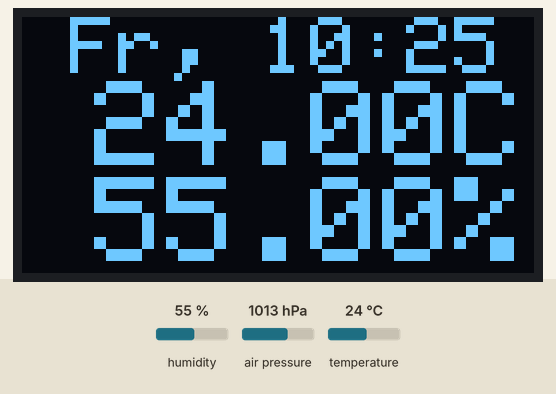
Recording of a sketch running on a simulated ESP8266 (NodeMCU). Parts: 128×64 one-colour display. The inputs (shaded band) are chosen by the test bench; at power-on: humidity 55 %, air pressure 1013 hPa, temperature 24 °C. WiFi joins after 1.5 s; servers stay silent unless stated; network time is answered at once with the bench clock; the local clock reads 2024-03-15 10:24:30 at power-on unless the sketch sets it; no MQTT or app messages arrive unless stated; what the sketch prints to the serial monitor is not drawn.

Above: at 60.1 s.
At 120.1 s:
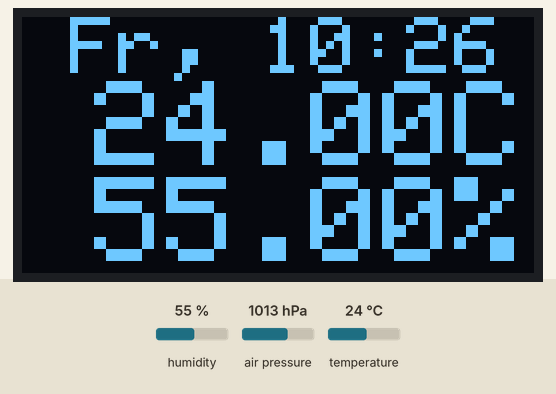

Measured:
- what the display in image 0 shows lasts 60.0 s, from 60.0 s to 120.0 s

The sketch:

esp8266_SSD1306_short_NTP.ino
```cpp
/**
    Required libraries:
      - Adafruit BME280 Library
      - Adafruit Unified Sensor
      - PubSubClient
**/

#include <Wire.h>
#include <SPI.h>
#include <Adafruit_Sensor.h>
#include <Adafruit_BME280.h>
#include <ESP8266WiFi.h>
#include <PubSubClient.h>
#include <NTPClient.h>
#include <WiFiUdp.h>

#include <Adafruit_SSD1306.h>
#include <Fonts/FreeSerif9pt7b.h>

#define SCREEN_WIDTH 128 // OLED display width, in pixels
#define SCREEN_HEIGHT 64 // OLED display height, in pixels

// Declaration for an SSD1306 display connected to I2C (SDA, SCL pins)
Adafruit_SSD1306 display(SCREEN_WIDTH, SCREEN_HEIGHT, &Wire, -1);


#define MQTT_TOPIC_HUMIDITY "home/schuppen/humidity"
#define MQTT_TOPIC_TEMPERATURE "home/schuppen/temperature"
#define MQTT_TOPIC_PRESSURE "home/schuppen/pressure"
#define MQTT_TOPIC_STATE "home/schuppen/status"
#define MQTT_PUBLISH_DELAY 60000
#define MQTT_CLIENT_ID "sensor-schuppen"

#define BME280_ADDRESS 0x76

const char *WIFI_SSID = "Two Girls - One Router";
const char *WIFI_PASSWORD = "94809730825940089603";
WiFiUDP ntpUDP;

// You can specify the time server pool and the offset (in seconds, can be
// changed later with setTimeOffset() ). Additionaly you can specify the
// update interval (in milliseconds, can be changed using setUpdateInterval() ).
NTPClient timeClient(ntpUDP, "europe.pool.ntp.org", 3600, 60000);
char daysOfTheWeek[7][12] = {"So", "Mo", "Di", "Mi", "Do", "Fr", "Sa"};
char hours[24][60] = {"00", "01", "02", "03", "04", "05", "06", "07", "08", "09", "10", "11", "12", "13", "14", "15", "16", "17", "18", "19", "20", "21", "22", "23"};
char minutes[60][60] = {"00", "01", "02", "03", "04", "05", "06", "07", "08", "09", "10", "11", "12", "13", "14", "15", "16", "17", "18", "19", "20", "21", "22", "23", "24", "25", "26", "27", "28", "29", "30", "31", "32", "33", "34", "35", "36", "37", "38", "39", "40", "41", "42", "43", "44", "45", "46", "47", "48", "49", "50", "51", "52", "53", "54", "55", "56", "57", "58", "59"};

const char *MQTT_SERVER = "192.168.2.252";
const char *MQTT_USER = "mqttuser"; // NULL for no authentication
const char *MQTT_PASSWORD = "mqttpassword"; // NULL for no authentication

float humidity;
float temperature;
float pressure;
long lastMsgTime = 0;

Adafruit_BME280 bme;
WiFiClient espClient;
PubSubClient mqttClient(espClient);

void setup() {
  Serial.begin(115200);
  while (! Serial);

  if (!display.begin(SSD1306_SWITCHCAPVCC, 0x3C)) {
    Serial.println("SSD1306 allocation failed");
    while (1);
  }

  if (!bme.begin(BME280_ADDRESS)) {
    Serial.println("Could not find a valid BME280 sensor, check wiring or BME-280 address!");
    while (1);
  }

  //display.setFont(&FreeSerif9pt7b);
  display.clearDisplay();
  display.setTextSize(1);
  display.setTextColor(WHITE);

  // Use force mode so that the sensor returns to sleep mode when the measurement is finished
  bme.setSampling(Adafruit_BME280::MODE_FORCED,
                  Adafruit_BME280::SAMPLING_X1, // temperature
                  Adafruit_BME280::SAMPLING_NONE, // pressure
                  Adafruit_BME280::SAMPLING_X1, // humidity
                  Adafruit_BME280::FILTER_OFF);

  setupWifi();
  mqttClient.setServer(MQTT_SERVER, 1883);
  timeClient.begin();
}

void loop() {
  timeClient.update();
  if (!mqttClient.connected()) {
    mqttReconnect();
  }
  mqttClient.loop();

  long now = millis();
  if (now - lastMsgTime > MQTT_PUBLISH_DELAY) {
    lastMsgTime = now;

    // Reading BME280 sensor data
    bme.takeForcedMeasurement(); // has no effect in normal mode
    humidity = bme.readHumidity();
    temperature = bme.readTemperature();
    pressure = bme.readPressure();
    if (isnan(humidity) || isnan(temperature)) {
      Serial.println("BME280 reading issues");
      return;
    }
    display.clearDisplay();
    display.setCursor(0, 0);
    display.setTextSize(2);
    //    display.println("Schuppen");
    //   display.println(timeClient.getFormattedTime());
    Serial.print(daysOfTheWeek[timeClient.getDay()]);
    Serial.print(", ");
    Serial.println(timeClient.getFormattedTime());
    Serial.print(hours[timeClient.getHours()]);
    Serial.print(":");
    Serial.println(minutes[timeClient.getMinutes()]);
    Serial.print(timeClient.getHours());
    Serial.print(":");
    Serial.println(timeClient.getMinutes());

    //Uhrzeit Anzeigen
    display.print(" ");
    display.print(daysOfTheWeek[timeClient.getDay()]);
    display.print(", ");
    // display.print("  ");
    display.print(hours[timeClient.getHours()]);
    // display.print(timeClient.getHours());
    display.print(":");
    //  display.println(timeClient.getMinutes());
    display.println(minutes[timeClient.getMinutes()]);
    //display.print("T:");
    display.setTextSize(3);
    display.print(" ");
    display.print(temperature);
    display.println("C");
    //display.setTextSize(1);
    //display.println("");
    //display.println("");
    //display.print("H:");
    display.print(" ");
    display.setTextSize(3);
    display.print(humidity);
    display.println("%");
    display.display();
    // Publishing sensor data
    mqttPublish(MQTT_TOPIC_TEMPERATURE, temperature);
    mqttPublish(MQTT_TOPIC_HUMIDITY, humidity);
  }
}

void setupWifi() {
  Serial.print("Connecting to ");
  Serial.println(WIFI_SSID);

  WiFi.begin(WIFI_SSID, WIFI_PASSWORD);

  while (WiFi.status() != WL_CONNECTED) {
    delay(500);
    Serial.print(".");
  }

  Serial.println();
  Serial.println("WiFi connected");
  Serial.print("IP address: ");
  Serial.println(WiFi.localIP());
}

void mqttReconnect() {
  while (!mqttClient.connected()) {
    Serial.print("Attempting MQTT connection...");

    // Attempt to connect
    if (mqttClient.connect(MQTT_CLIENT_ID, MQTT_USER, MQTT_PASSWORD, MQTT_TOPIC_STATE, 1, true, "disconnected", false)) {
      Serial.println("connected");

      // Once connected, publish an announcement...
      mqttClient.publish(MQTT_TOPIC_STATE, "connected", true);
    } else {
      Serial.print("failed, rc=");
      Serial.print(mqttClient.state());
      Serial.println(" try again in 5 seconds");
      delay(5000);
    }
  }
}

void mqttPublish(char *topic, float payload) {
  Serial.print(topic);
  Serial.print(": ");
  Serial.println(payload);

  mqttClient.publish(topic, String(payload).c_str(), true);
}
```
